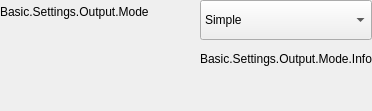
        <widget class="QFrame" name="frame_SettingMode">
         <property name="sizePolicy">
          <sizepolicy hsizetype="Preferred" vsizetype="Fixed">
           <horstretch>0</horstretch>
           <verstretch>0</verstretch>
          </sizepolicy>
         </property>
         <property name="minimumSize">
          <size>
           <width>0</width>
           <height>0</height>
          </size>
         </property>
         <property name="maximumSize">
          <size>
           <width>16777215</width>
           <height>16777215</height>
          </size>
         </property>
         <property name="frameShape">
          <enum>QFrame::NoFrame</enum>
         </property>
         <property name="frameShadow">
          <enum>QFrame::Raised</enum>
         </property>
         <layout class="QFormLayout" name="formLayout">
          <property name="horizontalSpacing">
           <number>0</number>
          </property>
          <property name="verticalSpacing">
           <number>12</number>
          </property>
          <property name="leftMargin">
           <number>0</number>
          </property>
          <property name="topMargin">
           <number>0</number>
          </property>
          <property name="rightMargin">
           <number>0</number>
          </property>
          <property name="bottomMargin">
           <number>45</number>
          </property>
          <item row="0" column="0">
           <widget class="QLabel" name="label_SettingMode">
            <property name="minimumSize">
             <size>
              <width>200</width>
              <height>0</height>
             </size>
            </property>
            <property name="maximumSize">
             <size>
              <width>200</width>
              <height>16777215</height>
             </size>
            </property>
            <property name="text">
             <string>Basic.Settings.Output.Mode</string>
            </property>
           </widget>
          </item>
          <item row="0" column="1">
           <widget class="AFQCustomCombobox" name="comboBox_SettingMode">
            <property name="minimumSize">
             <size>
              <width>0</width>
              <height>40</height>
             </size>
            </property>
            <property name="maximumSize">
             <size>
              <width>16777215</width>
              <height>40</height>
             </size>
            </property>
            <item>
             <property name="text">
              <string>Simple</string>
             </property>
            </item>
            <item>
             <property name="text">
              <string>Advanced</string>
             </property>
            </item>
           </widget>
          </item>
          <item row="1" column="1">
           <widget class="QLabel" name="label_SettingModeInfo">
            <property name="text">
             <string>Basic.Settings.Output.Mode.Info</string>
            </property>
           </widget>
          </item>
         </layout>
        </widget>
